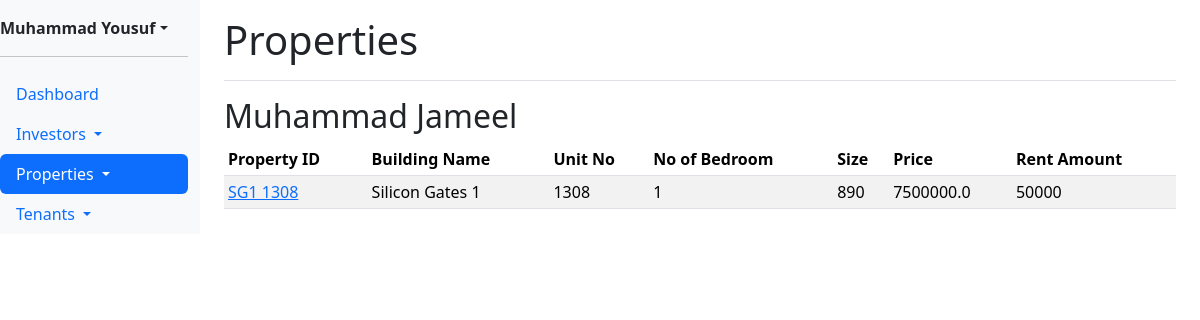
Page /properties (signed in) on the committed database.
### models/models.py (models this page shows)
class User(UserMixin,db.Model):
    id = db.Column(db.Integer, primary_key=True)
    name = db.Column(db.String(100), unique=True, nullable=False)
    username = db.Column(db.String(50), unique=True, nullable=False)
    password = db.Column(db.String(50), nullable=False)

class Investor(db.Model):
    id = db.Column(db.String, primary_key=True)
    name = db.Column(db.String(100), nullable=False)
    '''    contact_number = db.Column(db.String(20), nullable=False)
    passport_number = db.Column(db.String(20), nullable=False)
    emirates_id_number = db.Column(db.String(20), nullable=False)'''
    properties = db.relationship('Property', backref='owner', lazy=True, cascade='all, delete-orphan')
    user_id = db.Column(db.Integer, db.ForeignKey('user.id'), nullable=False)
    user = db.relationship('User', backref=db.backref('investors', lazy=True))

class Property(db.Model):
    id = db.Column(db.String, primary_key=True)
    building_name = db.Column(db.String(100), nullable=False)
    unit_no = db.Column(db.String(100), nullable=False)
    bedrooms = db.Column(db.Integer, nullable=False)
    square_feet = db.Column(db.Integer, nullable=False)
    price = db.Column(db.Float, nullable=False)
    tenant = db.relationship('Tenant', backref='property', lazy=True, cascade='all, delete-orphan')
    owner_id = db.Column(db.String, db.ForeignKey('investor.id'), nullable=False)

class Tenant(db.Model):
    id = db.Column(db.String, primary_key=True)
    name = db.Column(db.String(100), nullable=False)
    contact_number = db.Column(db.String(20), nullable=False)
    email_address = db.Column(db.String(20), nullable=False)
    passport_number = db.Column(db.String(20), nullable=False)
    emirates_id_number = db.Column(db.String(20), nullable=False)
    contract_start_date = db.Column(Date, nullable=False)
    contract_end_date = db.Column(Date, nullable=False)
    no_of_cheques = db.Column(db.Integer, nullable=False)
    rental_amount = db.Column(db.Integer, nullable=False)
    security_deposit = db.Column(db.Integer, nullable=False)
    property_id = db.Column(db.String, db.ForeignKey('property.id'), nullable=False)
    is_current_tenant = db.Column(db.Boolean, default=True)

### routes/routes.py (the view)
@app.route('/properties')
@login_required
def properties():
    investors = Investor.query.all()
    properties = Property.query.all()
    tenants = Tenant.query.all()
    return render_template('properties.html', investors=investors, properties=properties, tenants=tenants)

### routes/routes.py (called while the page is built)
@login_manager.user_loader
def load_user(user_id):
    return User.query.get(int(user_id))

### app/templates/properties.html (shortened to what this page needs)
{% extends 'base.html' %}
{% block header %}Properties{% endblock %}
{% block content %}
{% for investor in investors %}
<h2>{{ investor.name }}</h2>
<table class="table table-striped table-sm">
    <thead>
        <tr>
            <th scope="col">Property ID</th>
            <th scope="col">Building Name</th>
            <th scope="col">Unit No</th>
            <th scope="col">No of Bedroom</th>
            <th scope="col">Size</th>
            <th scope="col">Price</th>
            <th scope="col">Rent Amount</th>
          </tr>
    </thead>
    <tbody>
        {% for property in investor.properties %}
            {% for tenant in property.tenant %}
            <tr>
                <td><a href="/view_property/{{ property.id }}">{{ property.id }}</a></td>
                <td>{{ property.building_name }}</td>
                <td>{{ property.unit_no }}</td>
                <td>{{ property.bedrooms }}</td>
                <td>{{ property.square_feet }}</td>
                <td>{{ property.price }}</td>
                <td>{{ tenant.rental_amount }}</td>
            </tr>
            {% endfor %}
        {% endfor %}
    </tbody>
</table>
{% endfor %}
{% endblock %}

### app/templates/base.html (shortened to what this page needs)
<!doctype html>
<html lang="en">
  <head>
    <link href="https://cdn.jsdelivr.net/npm/bootstrap@5.3.2/dist/css/bootstrap.min.css" rel="stylesheet">
  </head>
  <body>
    <div class="container-fluid">
        <div class="row">
            <nav id="sidebarMenu" class="col-md-3 col-lg-2 d-md-block bg-light sidebar collapse nav nav-pills flex-column mb-auto">
                <div class="position-sticky pt-3 sidebar-sticky">
                    <div class="dropdown">
                      <a href="#" class="d-flex align-items-center link-dark text-decoration-none dropdown-toggle" data-bs-toggle="dropdown" aria-expanded="false">
                      <strong>{{ current_user.name }}</strong>
                      </a>
                    </div>
                    <hr>
                    <ul class="nav flex-column mb-auto">
                      <li class="nav-item">
                        <a class="nav-link {% if request.path == url_for('home') %}active{% endif %}" aria-current="page" href="/">
                          Dashboard
                        </a>
                      </li>
                      <li class="nav-item">
                          <a class="nav-link dropdown-toggle " id="investorsDropdown" role="button" data-bs-toggle="dropdown" aria-haspopup="true" aria-expanded="false">
                            Investors
                          </a>
                      </li>
                      <li class="nav-item">
                        <a class="nav-link dropdown-toggle {% if request.path in [url_for('properties'), url_for('add_property')] %}active{% endif %}" id="propertiesDropdown" role="button" data-bs-toggle="dropdown" aria-haspopup="true" aria-expanded="false">
                          Properties
                        </a>
                      </li>
                      <li class="nav-item">
                        <a class="nav-link dropdown-toggle " href="/tenants" id="tenantsDropdown" role="button" data-bs-toggle="dropdown" aria-haspopup="true" aria-expanded="false">
                          Tenants
                        </a>
                      </li>
                    </ul>
                </div>
            </nav>
            <main class="col-md-9 ms-sm-auto col-lg-10 px-md-4">
                <div class="d-flex justify-content-between flex-wrap flex-md-nowrap align-items-center pt-3 pb-2 mb-3 border-bottom">
                  <h1 class="h1">{% block header %}{% endblock %}</h1>
                </div>
                {% block content %}{% endblock %}
            </main>
        </div>
    </div>
  </body>
</html>

### rows in the picture
User: name "Muhammad Yousuf"
Investor: name "Muhammad Jameel"
Property: id "SG1 1308", building_name "Silicon Gates 1", unit_no "1308", bedrooms "1", square_feet "890", price "7500000.0"
Tenant: rental_amount "50000"
